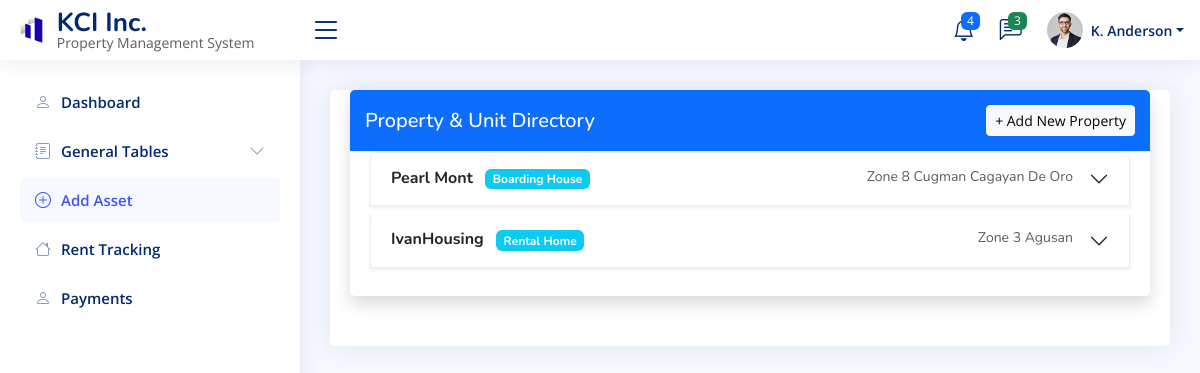
/index.php?page=add_asset, run on an earlier commit of the app's database.
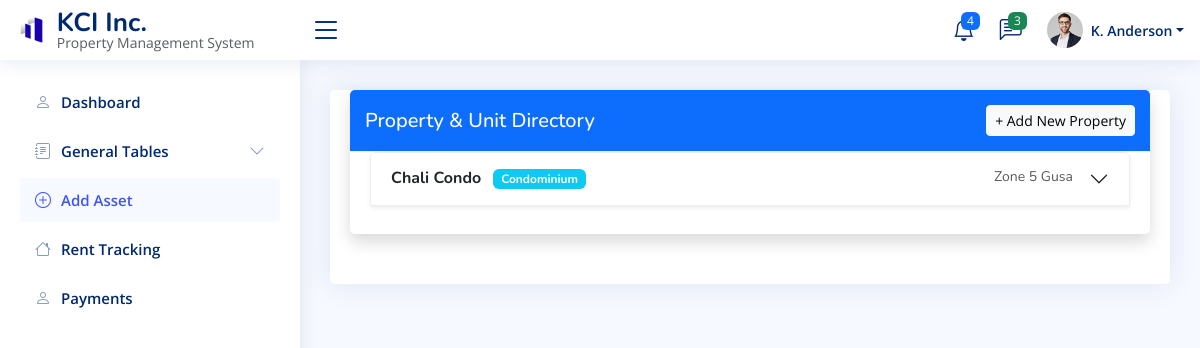
And on a later commit of the database.
### tables this page shows
CREATE TABLE `properties` (
  `property_id` int(11) NOT NULL,
  `owner_id` int(11) DEFAULT NULL,
  `property_name` varchar(100) DEFAULT NULL,
  `type` enum('Condominium','Boarding House','Rental Home') DEFAULT NULL,
  `address` varchar(255) DEFAULT NULL,
  `status` enum('available','unavailable','under maintenance','renovation') DEFAULT NULL,
  `created_at` timestamp NOT NULL DEFAULT current_timestamp(),
  `updated_at` timestamp NOT NULL DEFAULT current_timestamp() ON UPDATE current_timestamp()
);

### modules/tbl_add_asset.php (the view, shortened to what this page needs)
<?php
require_once "conn.php";
$result = $conn->query("
    SELECT p.*, o.owner_id, CONCAT(o.firstname, ' ', o.lastname) AS owner_fullname
    FROM properties p
    JOIN owner o ON p.owner_id = o.owner_id
    ORDER BY p.property_id DESC
");
?>
<div class="card shadow">
    <div class="card-header bg-primary text-white d-flex justify-content-between align-items-center">
        <h5 class="mb-0">Property & Unit Directory</h5>
        <button class="btn btn-light btn-sm" data-bs-toggle="modal" data-bs-target="#addModal">+ Add New
            Property</button>
    </div>
    <div class="card-body">
        <div class="accordion" id="propAccordion">
            <?php while ($r = $result->fetch_assoc()): ?>
                <div class="accordion-item mb-2 shadow-sm">
                    <h2 class="accordion-header">
                        <button class="accordion-button collapsed" type="button" data-bs-toggle="collapse"
                            data-bs-target="#collapse<?= $r['property_id'] ?>">
                            <div class="d-flex justify-content-between w-100 pe-3">
                                <span>
                                    <strong><?= htmlspecialchars($r['property_name']) ?></strong>
                                    <span class="badge bg-info ms-2"><?= $r['type'] ?></span>
                                </span>
                                <small class="text-muted"><?= htmlspecialchars($r['address']) ?></small>
                            </div>
                        </button>
                    </h2>
                </div>
            <?php endwhile; ?>
        </div>
    </div>
</div>

What changed in the data, as far as the page shows it:
removed properties: property_name "Pearl Mont", type "Boarding House", address "Zone 8 Cugman Cagayan De Oro"
removed properties: property_name "IvanHousing", type "Rental Home", address "Zone 3 Agusan"
added properties: property_name "Chali Condo", type "Condominium", address "Zone 5 Gusa"
